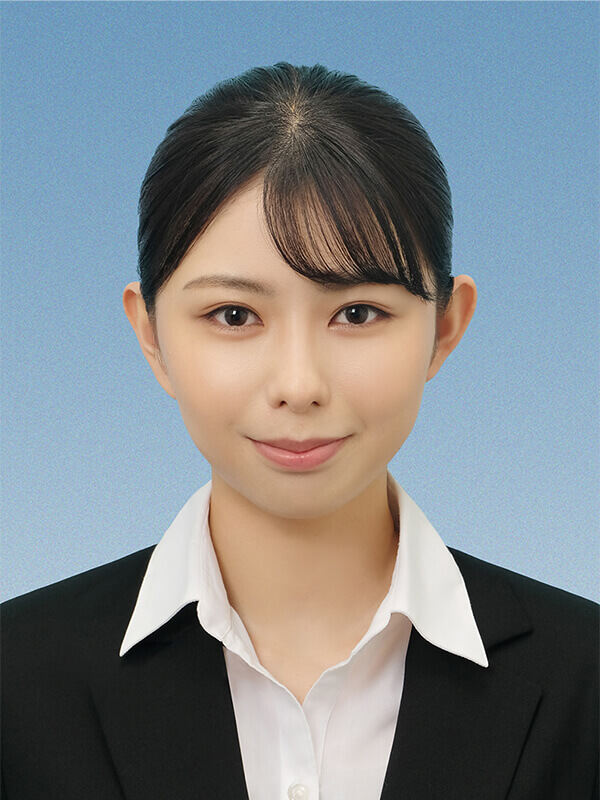
#> input picture src/retouch_full_l.jpg, 600 x 800 px
$ jupyter execute 'プリクラ風.ipynb'
#> lines starting #> are read from the running program, lines starting #| are printed output that depends on the picture; after the words box and inside, x2 and y2 are one past the last pixel; in counts of white or black regions, pixels touching at a corner belong together
[cell 1]
import cv2
import numpy as np

# Input画像とOutput画像の名前を入力
inimgname = "src/retouch_full_l.jpg"
outimgname = "beauty_" + inimgname

# 各パーツのリサイズ比を入力
eyex = 1.1
eyey = 1.3
nosex = 0.8
nosey = 1.1
mouthx = 1.2
mouthy = 1.1

# 1. ファイルからの画像取得
img = cv2.imread(inimgname)
#> img is the input picture: shape (800, 600, 3); mean B, G, R 138.8, 133.8, 126.2

# 画像のサイズを取得
original_height, original_width = img.shape[:2]
#> original_height = 800; original_width = 600

# 2. 画像中の目・鼻・口を囲む矩形領域の抽出

# カスケード分類器の準備
facecc_xml = "haarcascades/haarcascade_frontalface_alt2.xml"
lefteyecc_xml = "haarcascades/haarcascade_mcs_lefteye.xml"
righteyecc_xml = "haarcascades/haarcascade_mcs_righteye.xml"
nosecc_xml = "haarcascades/haarcascade_mcs_nose.xml"
mouthcc_xml = "haarcascades/haarcascade_mcs_mouth.xml"
facecc = cv2.CascadeClassifier(facecc_xml)
lefteyecc = cv2.CascadeClassifier(lefteyecc_xml)
righteyecc = cv2.CascadeClassifier(righteyecc_xml)
nosecc = cv2.CascadeClassifier(nosecc_xml)
mouthcc = cv2.CascadeClassifier(mouthcc_xml)

# 顔の検出
facerects = facecc.detectMultiScale(img)  # rect<-rectangle
#> facerects = [[129, 196, 323, 323]]

# コピー画像を作成して、処理後の画像を保存する
processed_img = img.copy()

for facerect in facerects:
    (x, y, w, h) = facerect
    face = img[y:y + h, x:x + w]

    # 左目の検出
    leftupface = face[:int(len(face) / 2), int(len(face[0]) / 2):]
    lefteyerects = lefteyecc.detectMultiScale(leftupface)
    for lefteyerect in lefteyerects:
        (lex, ley, lew, leh) = lefteyerect
        lefteye = leftupface[ley:ley + leh, lex:lex + lew]
        biglefteye = cv2.resize(lefteye, None, fx=eyex, fy=eyey)
        starty = int(y + ley + len(lefteye) / 2 - len(biglefteye) / 2)
        endy = int(y + ley + len(lefteye) / 2 + len(biglefteye) / 2)
        startx = int(x + len(face[0]) / 2 + lex + len(lefteye[0]) / 2 - len(biglefteye[0]) / 2)
        endx = int(x + len(face[0]) / 2 + lex + len(lefteye[0]) / 2 + len(biglefteye[0]) / 2)
        processed_img[starty:endy, startx:endx] = biglefteye

    # 右目の検出
    rightupface = face[:int(len(face) / 2), :int(len(face[0]) / 2)]
    righteyerects = righteyecc.detectMultiScale(rightupface)
    for righteyerect in righteyerects:
        (rex, rey, rew, reh) = righteyerect
        righteye = rightupface[rey:rey + reh, rex:rex + rew]
        bigrighteye = cv2.resize(righteye, None, fx=eyex, fy=eyey)
        starty = int(y + rey + len(righteye) / 2 - len(bigrighteye) / 2)
        endy = int(y + rey + len(righteye) / 2 + len(bigrighteye) / 2)
        startx = int(x + rex + len(righteye[0]) / 2 - len(bigrighteye[0]) / 2)
        endx = int(x + rex + len(righteye[0]) / 2 + len(bigrighteye[0]) / 2)
        processed_img[starty:endy, startx:endx] = bigrighteye

    # 鼻の検出
    middleface = face[int(len(face) / 4):int(len(face) * 3 / 4), int(len(face) / 4):int(len(face) * 3 / 4)]
    noserects = nosecc.detectMultiScale(middleface)
    for noserect in noserects:
        (nx, ny, nw, nh) = noserect
        nose = middleface[ny:ny + nh, nx:nx + nw]
        smallnose = cv2.resize(nose, None, fx=nosex, fy=nosey)
        starty = int(len(face) / 4 + y + ny + len(nose) / 2 - len(smallnose) / 2)
        endy = int(len(face) / 4 + y + ny + len(nose) / 2 + len(smallnose) / 2)
        startx = int(len(face) / 4 + x + nx + len(nose[0]) / 2 - len(smallnose[0]) / 2)
        endx = int(len(face) / 4 + x + nx + len(nose[0]) / 2 + len(smallnose[0]) / 2)
        processed_img[starty:endy, startx:endx] = smallnose

    # 口の検出
    bottomface = face[int(len(face) / 2):, int(len(face) / 4):int(len(face) * 3 / 4)]
    mouthrects = mouthcc.detectMultiScale(bottomface)
    for mouthrect in mouthrects:
        (mx, my, mw, mh) = mouthrect
        mouth = bottomface[my:my + mh, mx:mx + mw]
        bigmouth = cv2.resize(mouth, None, fx=mouthx, fy=mouthy)
        starty = int(len(face) / 2 + y + my + len(mouth) / 2 - len(bigmouth) / 2)
        endy = int(len(face) / 2 + y + my + len(mouth) / 2 + len(bigmouth) / 2)
        startx = int(len(face) / 4 + x + mx + len(mouth[0]) / 2 - len(bigmouth[0]) / 2)
        endx = int(len(face) / 4 + x + mx + len(mouth[0]) / 2 + len(bigmouth[0]) / 2)
        processed_img[starty:endy, startx:endx] = bigmouth
#> this loop made 1 pass
#> (x, y, w, h, lefteyerects, righteyerects, noserects, mouthrects) on pass 1: (129, 196, 323, 323, [[35, 95, 70, 47]], [[63, 93, 78, 52]], [[49, 84, 77, 64]], [[59, 33, 65, 39], [39, 71, 96, 58]])
#> pass 1, `face = img[y:y + h, x:x + w]`:
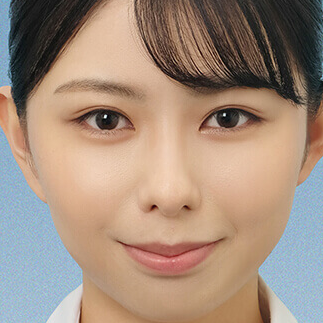
#> face: shape (323, 323, 3); mean B, G, R 125.4, 141.4, 163.2
#> pass 1, `leftupface = face[:int(len(face) / 2), int(len(face[0]) / 2):]`:
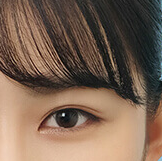
#> leftupface: shape (161, 162, 3); mean B, G, R 82.8, 99.4, 122.5
#> pass 1, `rightupface = face[:int(len(face) / 2), :int(len(face[0]) / 2)]`:
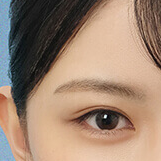
#> rightupface: shape (161, 161, 3); mean B, G, R 114.1, 133.2, 158.6
#> pass 1, `middleface = face[int(len(face) / 4):int(len(face) * 3 / 4), int(len(f..`:
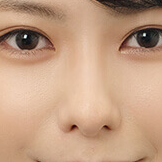
#> middleface: shape (162, 162, 3); mean B, G, R 131.2, 158.2, 194.9
#> after the loop:
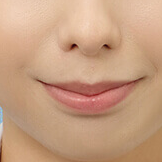
#> bottomface: shape (162, 162, 3); mean B, G, R 128.6, 157.7, 198.3
#> after the loop:
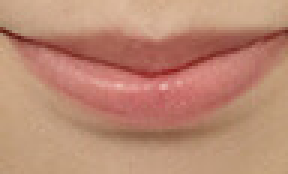
#> mouth: shape (58, 96, 3) (shown 3 times larger); mean B, G, R 115.1, 137.1, 187.4
#> after the loop:
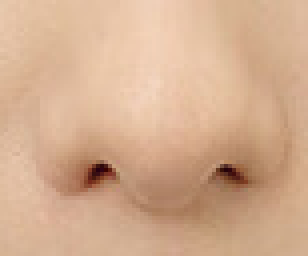
#> nose: shape (64, 77, 3) (shown 4 times larger); mean B, G, R 143.6, 173.3, 212
#> after the loop:
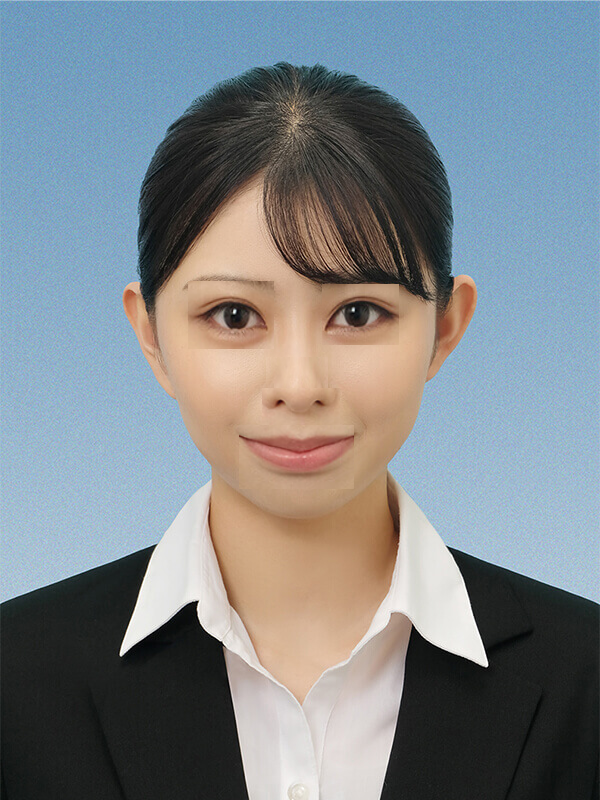
#> processed_img: shape (800, 600, 3); 4.69% of pixels changed, all inside (x1, y1, x2, y2) = (188, 281, 399, 489)
#> after the loop:
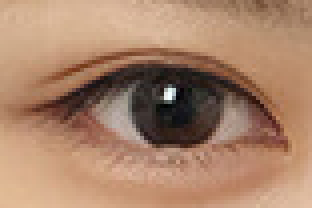
#> righteye: shape (52, 78, 3) (shown 4 times larger); mean B, G, R 106, 130.9, 168.7

# 処理前と処理後の画像のサイズを調整（最適化）
processed_img = cv2.resize(processed_img, (original_width, original_height))

# 画像を水平に連結
combined_image = np.hstack((img, processed_img))
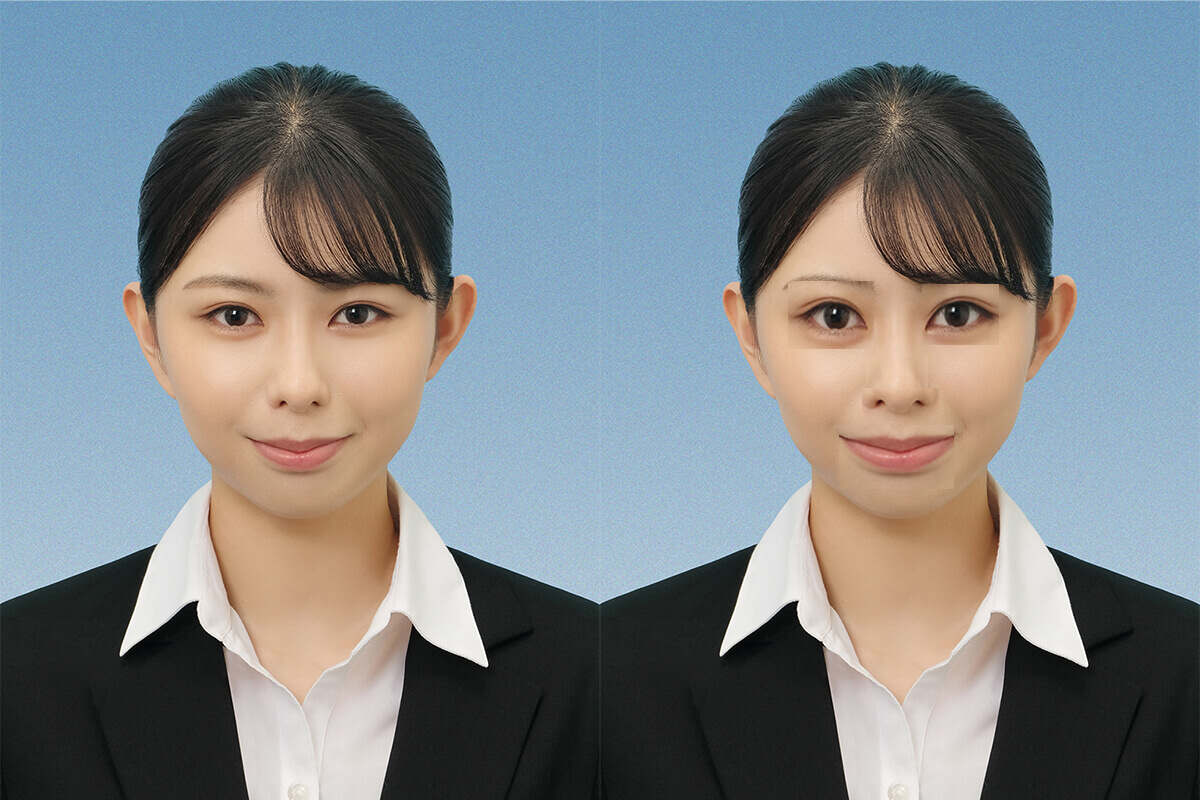
#> combined_image: shape (800, 1200, 3); mean B, G, R 138.7, 133.6, 126.1

# 1つのウィンドウで連結された画像を表示
cv2.imshow("Original and Processed Image", combined_image)

# キー入力待ち
cv2.waitKey(0)
cv2.destroyAllWindows()

$ run again, with src/Berry.jpg copied over src/retouch_full_l.jpg
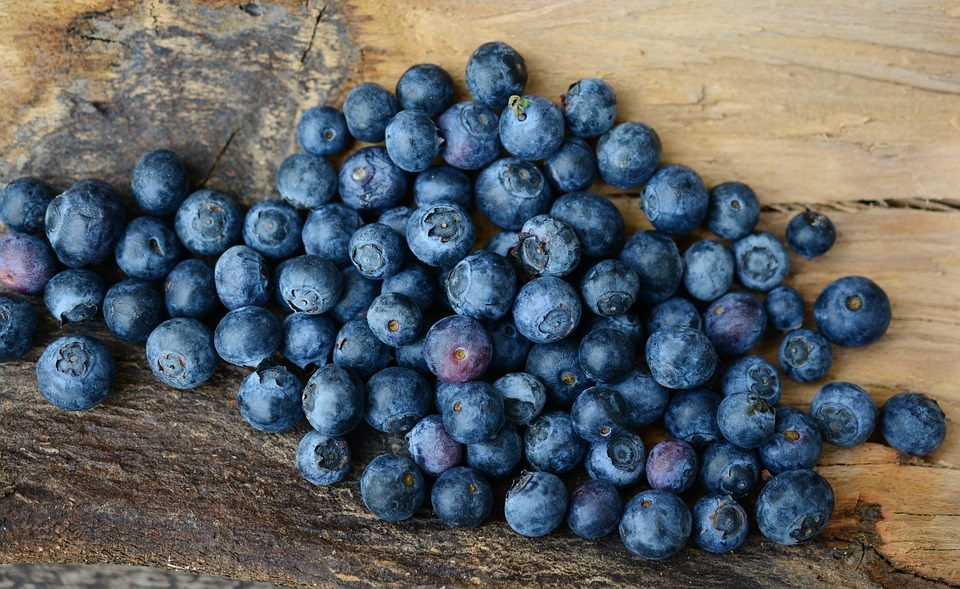
#> input picture src/Berry.jpg, 960 x 589 px
#> img is the input picture: shape (589, 960, 3); mean B, G, R 101.8, 99.7, 95.1
#> facerects = [[664, 298, 36, 36], [501, 464, 74, 74]]
#> the loop `for facerect in facerects:` made 2 passes
#> pass 1, `face = img[y:y + h, x:x + w]`:
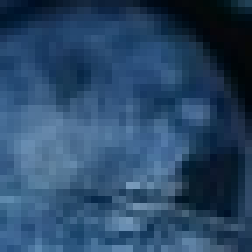
#> face: shape (36, 36, 3) (shown 7 times larger); mean B, G, R 103.7, 72.5, 42.3
#> `combined_image = np.hstack((img, processed_img))`:
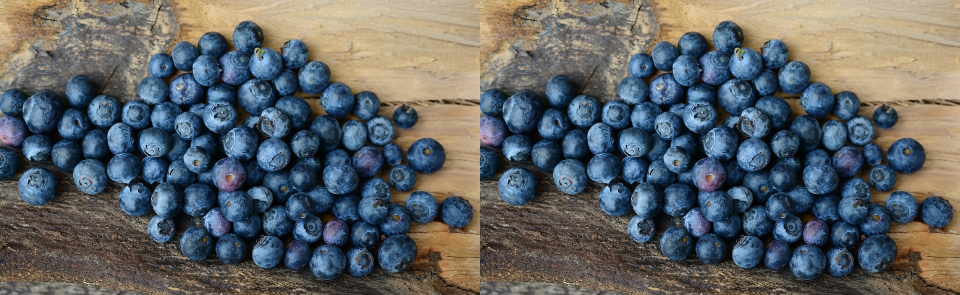
#> combined_image: shape (589, 1920, 3) (shown at 1/2 size); mean B, G, R 101.8, 99.7, 95.1

$ run again, with src/Bus.jpg copied over src/retouch_full_l.jpg
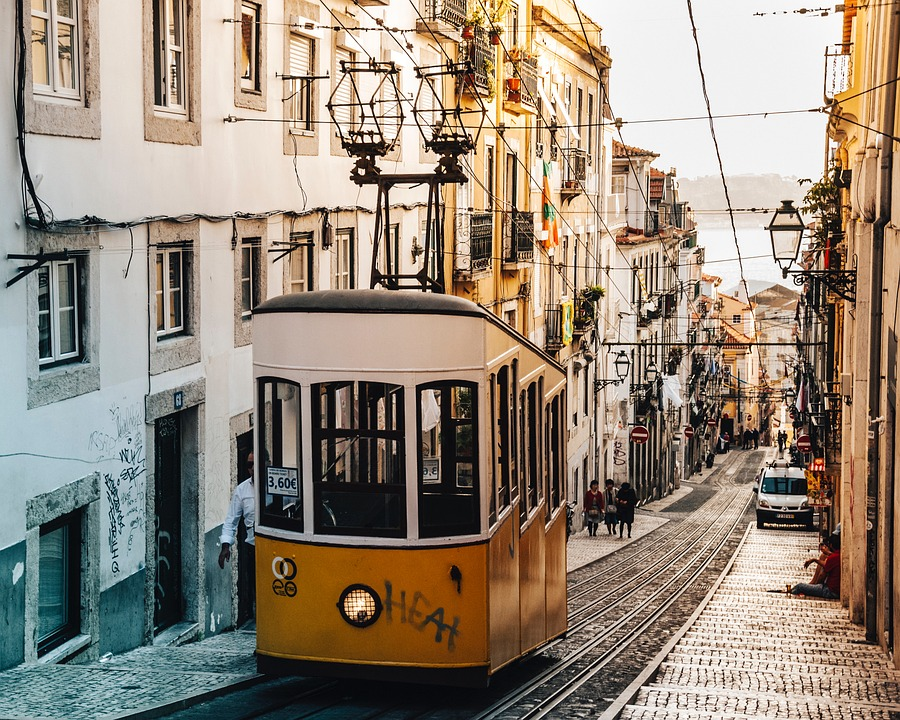
#> input picture src/Bus.jpg, 900 x 720 px
#> img is the input picture: shape (720, 900, 3); mean B, G, R 121.7, 136.7, 149.7
#> facerects = [[375, 9, 57, 57]]
#> the loop `for facerect in facerects:` made 1 pass
#> `combined_image = np.hstack((img, processed_img))`:
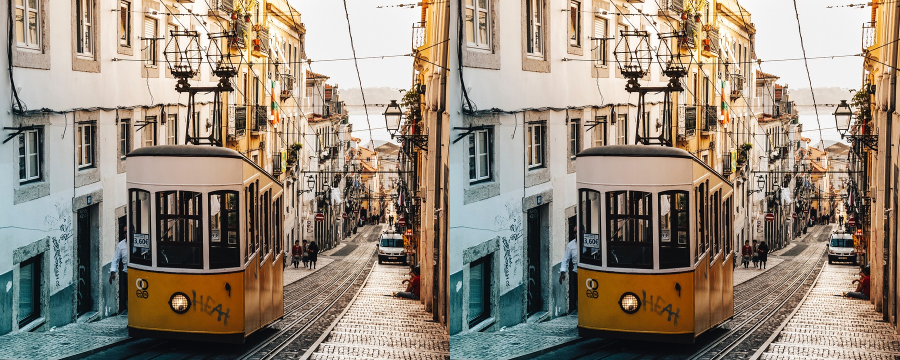
#> combined_image: shape (720, 1800, 3) (shown at 1/2 size); mean B, G, R 121.7, 136.7, 149.7
